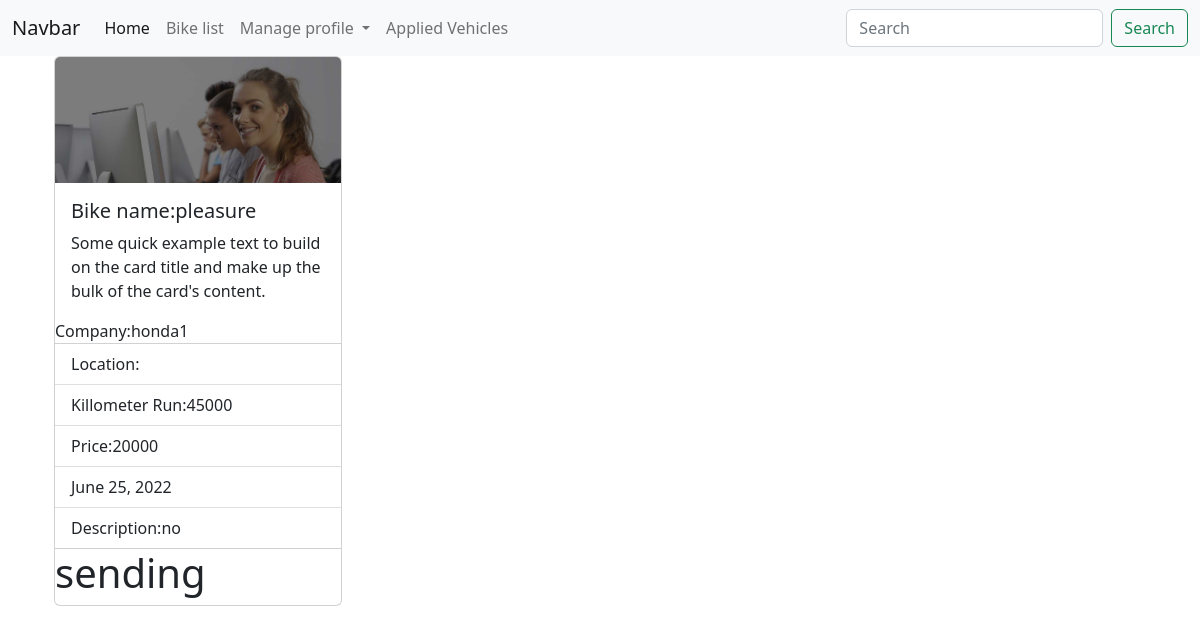
The app's page /buyer/bike/info/9 (signed in) with its own data.
### usedbikes/models.py (models this page shows)
class Bikes(models.Model):
    bike_name=models.CharField(max_length=150)
    company=models.ForeignKey(User,on_delete=models.CASCADE,related_name="company")
    location=models.CharField(max_length=120)
    model=models.PositiveIntegerField(null=True)
    killometer_run=models.PositiveIntegerField(null=True)
    price=models.PositiveIntegerField(default=0)
    created_date=models.DateField(auto_now_add=True)
    active_status=models.BooleanField(default=True)
    bike_photo=models.ImageField(upload_to="bike_photo",null=True)
    description=models.CharField(max_length=150)

class User(AbstractUser):
    options=(("seller","seller"),
             ("buyer","buyer"))
    role=models.CharField(max_length=120,choices=options,default="buyer")
    phone=models.CharField(max_length=12,null=True)
    location=models.CharField(max_length=120)

class BikeApplication(models.Model):
    Buyer=models.ForeignKey(User,on_delete=models.CASCADE,related_name="Buyer")
    vehicle=models.ForeignKey(Bikes,on_delete=models.CASCADE)
    options=(
        ("applied","applied"),
        ("viewed","viewed"),
        ("reject","reject"),
        ("cancelled","cancelled")
    )
    status=models.CharField(max_length=120,choices=options,default="sending")
    date=models.DateField(auto_now_add=True)

### buyer/views.py (the view)
# urls.py: path("bike/info/<int:id>",views.BuyervehicleDetailview.as_view(),name="bike-info"),
class BuyervehicleDetailview(DetailView):
    model = Bikes
    context_object_name = "bike"
    template_name = "customers/bikedetail.html"
    pk_url_kwarg = "id"
    def get_context_data(self, **kwargs):
        context=super().get_context_data(**kwargs)
        try:
            application=BikeApplication.objects.filter(Buyer=self.request.user,vehicle=self.object)
            context["application"]=application[0]
            return context
        except:
            return context

### buyer/templates/customers/bikedetail.html (shortened to what this page needs)
{%extends "customers/base.html"%}
{%load static %}
{%block body_block%}
<div class="container">
    <div class="row">
        <div class="col-4 -">
            <div class="card" style="width: 18rem;">
                <img src="{{bike.bike_photo.url}}" class="card-img-top" alt="...">
                <div class="card-body">
                    <h5 class="card-title">Bike name:{{bike.bike_name}}</h5>
                    <p class="card-text">Some quick example text to build on the card title and make up the bulk of the
                        card's content.</p>
                </div>
                <li class="list-group-item">Company:{{bike.company}}</li>
                <ul class="list-group list-group-flush">
                    <li class="list-group-item">Location:{{bikes.location}}</li>
                    <li class="list-group-item">Killometer Run:{{bike.killometer_run}}</li>
                    <li class="list-group-item">Price:{{bike.price}}</li>
                    <li class="list-group-item"> {{bike.created_date}}</li>
                    <li class="list-group-item">Description:{{bike.description}}</li>
                </ul>
                <div>
                                <h1>{{application.status}}</h1>
        </div>
        {%endblock%}

### records on screen
Bikes: bike_photo (picture), bike_name "pleasure", company "honda1", killometer_run "45000", price "20000", created_date "June 25, 2022", description "no"
BikeApplication: status "sending"
